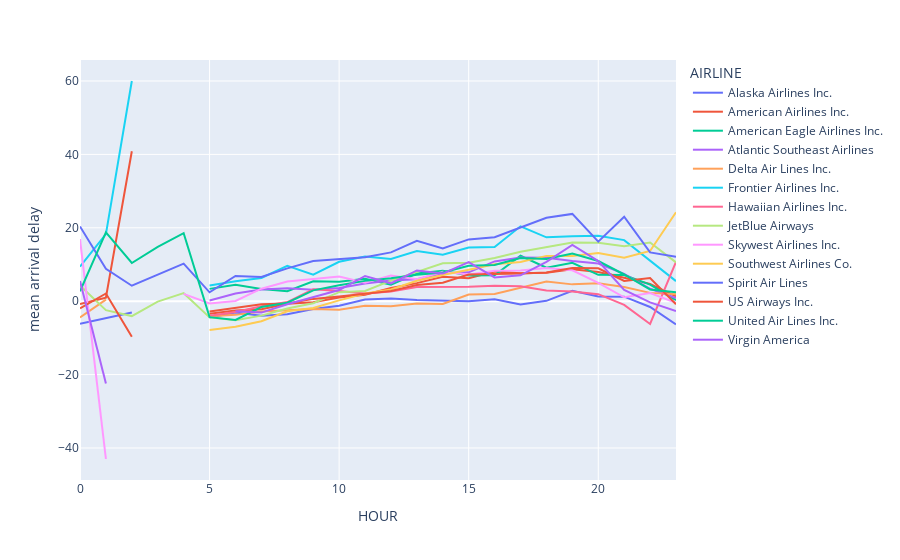

Notebook code for this chart:
### Code cell
# aggregate arrival delays by hour, day, day of week and month to see if there are any conclusion to take from that
hour_delays = flights_df.groupby('HOUR')['ARRIVAL_DELAY'].mean()
day_delays = flights_df.groupby('DAY')['ARRIVAL_DELAY'].mean()
day_of_week_delays = flights_df.groupby('DAY_OF_WEEK')['ARRIVAL_DELAY'].mean()
month_delays = flights_df.groupby('MONTH')['ARRIVAL_DELAY'].mean()

# plots
plt.figure()
hour_delays.plot.bar()
plt.xlabel('Hour [h]')
plt.ylabel('Mean arrival delay [min]')

# it is worth noting that most airlines seem to not operate between 2am and 5am as can be seen on the plot below
hour_airline_delays = flights_df.groupby(['AIRLINE', 'HOUR'])['ARRIVAL_DELAY'].mean().unstack(level=0)
px.line(hour_airline_delays, labels={'value': 'mean arrival delay'})

### Figure 1 — Plotly figure (JSON) as saved in the notebook; plotly's stock layout.template omitted (floating-point values rounded to 4 significant figures)
{"data": [{"hovertemplate": "AIRLINE=Alaska Airlines Inc.<br>HOUR=%{x}<br>mean arrival delay=%{y}<extra></extra>", "legendgroup": "Alaska Airlines Inc.", "line": {"color": "#636efa", "dash": "solid"}, "marker": {"symbol": "circle"}, "mode": "lines", "name": "Alaska Airlines Inc.", "orientation": "v", "showlegend": true, "type": "scatter", "x": [0, 1, 2, 3, 4, 5, 6, 7, 8, 9, 10, 11, 12, 13, 14, 15, 16, 17, 18, 19, 20, 21, 22, 23], "xaxis": "x", "y": [-6.15, -4.682, -3.078, null, null, -4.424, -3.11, -3.984, -3.564, -2.134, -1.254, 0.4632, 0.7209, 0.3456, 0.2295, -0.04847, 0.545, -0.9093, 0.09167, 2.835, 1.283, 1.231, -1.577, -6.311], "yaxis": "y"}, {"hovertemplate": "AIRLINE=American Airlines Inc.<br>HOUR=%{x}<br>mean arrival delay=%{y}<extra></extra>", "legendgroup": "American Airlines Inc.", "line": {"color": "#EF553B", "dash": "solid"}, "marker": {"symbol": "circle"}, "mode": "lines", "name": "American Airlines Inc.", "orientation": "v", "showlegend": true, "type": "scatter", "x": [0, 1, 2, 3, 4, 5, 6, 7, 8, 9, 10, 11, 12, 13, 14, 15, 16, 17, 18, 19, 20, 21, 22, 23], "xaxis": "x", "y": [-0.7403, 0.9424, 40.87, null, null, -3.393, -2.528, -2.213, -0.6738, -0.2651, 1.021, 1.733, 3.604, 4.922, 6.628, 6.248, 8.063, 7.618, 7.754, 8.73, 7.949, 6.36, 4.719, 1.34], "yaxis": "y"}, {"hovertemplate": "AIRLINE=American Eagle Airlines Inc.<br>HOUR=%{x}<br>mean arrival delay=%{y}<extra></extra>", "legendgroup": "American Eagle Airlines Inc.", "line": {"color": "#00cc96", "dash": "solid"}, "marker": {"symbol": "circle"}, "mode": "lines", "name": "American Eagle Airlines Inc.", "orientation": "v", "showlegend": true, "type": "scatter", "x": [0, 1, 2, 3, 4, 5, 6, 7, 8, 9, 10, 11, 12, 13, 14, 15, 16, 17, 18, 19, 20, 21, 22, 23], "xaxis": "x", "y": [9.5, null, null, null, null, 3.355, 4.494, 3.313, 2.707, 5.444, 5.31, 6.08, 4.473, 7.554, 8.326, 6.978, 7.069, 12.38, 9.121, 10.46, 7.189, 7.141, 4.518, 0.2754], "yaxis": "y"}, {"hovertemplate": "AIRLINE=Atlantic Southeast Airlines<br>HOUR=%{x}<br>mean arrival delay=%{y}<extra></extra>", "legendgroup": "Atlantic Southeast Airlines", "line": {"color": "#ab63fa", "dash": "solid"}, "marker": {"symbol": "circle"}, "mode": "lines", "name": "Atlantic Southeast Airlines", "orientation": "v", "showlegend": true, "type": "scatter", "x": [0, 1, 2, 3, 4, 5, 6, 7, 8, 9, 10, 11, 12, 13, 14, 15, 16, 17, 18, 19, 20, 21, 22, 23], "xaxis": "x", "y": [9.294, null, null, null, null, 0.1889, 2.097, 3.188, 3.54, 3.132, 3.592, 4.821, 5.605, 5.957, 7.639, 7.869, 10.84, 11.94, 11.86, 10.98, 10.28, 7.433, 3.389, 0.8554], "yaxis": "y"}, {"hovertemplate": "AIRLINE=Delta Air Lines Inc.<br>HOUR=%{x}<br>mean arrival delay=%{y}<extra></extra>", "legendgroup": "Delta Air Lines Inc.", "line": {"color": "#FFA15A", "dash": "solid"}, "marker": {"symbol": "circle"}, "mode": "lines", "name": "Delta Air Lines Inc.", "orientation": "v", "showlegend": true, "type": "scatter", "x": [0, 1, 2, 3, 4, 5, 6, 7, 8, 9, 10, 11, 12, 13, 14, 15, 16, 17, 18, 19, 20, 21, 22, 23], "xaxis": "x", "y": [-4.417, 0.4214, null, null, null, -4.121, -3.725, -2.808, -2.517, -2.101, -2.301, -1.23, -1.368, -0.6591, -0.7779, 1.818, 1.947, 3.7, 5.384, 4.584, 4.897, 3.858, 2.266, 1.923], "yaxis": "y"}, {"hovertemplate": "AIRLINE=Frontier Airlines Inc.<br>HOUR=%{x}<br>mean arrival delay=%{y}<extra></extra>", "legendgroup": "Frontier Airlines Inc.", "line": {"color": "#19d3f3", "dash": "solid"}, "marker": {"symbol": "circle"}, "mode": "lines", "name": "Frontier Airlines Inc.", "orientation": "v", "showlegend": true, "type": "scatter", "x": [0, 1, 2, 3, 4, 5, 6, 7, 8, 9, 10, 11, 12, 13, 14, 15, 16, 17, 18, 19, 20, 21, 22, 23], "xaxis": "x", "y": [9.398, 18.26, 60, null, null, 4.28, 5.462, 6.335, 9.659, 7.252, 10.73, 12.18, 11.5, 13.67, 12.66, 14.65, 14.78, 20.41, 17.4, 17.7, 17.8, 16.65, 10.94, 5.47], "yaxis": "y"}, {"hovertemplate": "AIRLINE=Hawaiian Airlines Inc.<br>HOUR=%{x}<br>mean arrival delay=%{y}<extra></extra>", "legendgroup": "Hawaiian Airlines Inc.", "line": {"color": "#FF6692", "dash": "solid"}, "marker": {"symbol": "circle"}, "mode": "lines", "name": "Hawaiian Airlines Inc.", "orientation": "v", "showlegend": true, "type": "scatter", "x": [0, 1, 2, 3, 4, 5, 6, 7, 8, 9, 10, 11, 12, 13, 14, 15, 16, 17, 18, 19, 20, 21, 22, 23], "xaxis": "x", "y": [null, 6.258, null, null, null, -3.954, -2.939, -1.363, -0.2329, 3.261, 2.784, 2.093, 2.65, 3.856, 3.908, 3.921, 4.182, 4.05, 2.947, 2.631, 1.91, -0.9981, -6.205, 10.7], "yaxis": "y"}, {"hovertemplate": "AIRLINE=JetBlue Airways<br>HOUR=%{x}<br>mean arrival delay=%{y}<extra></extra>", "legendgroup": "JetBlue Airways", "line": {"color": "#B6E880", "dash": "solid"}, "marker": {"symbol": "circle"}, "mode": "lines", "name": "JetBlue Airways", "orientation": "v", "showlegend": true, "type": "scatter", "x": [0, 1, 2, 3, 4, 5, 6, 7, 8, 9, 10, 11, 12, 13, 14, 15, 16, 17, 18, 19, 20, 21, 22, 23], "xaxis": "x", "y": [4.258, -2.431, -4.054, -0.09593, 2.187, -4.419, -5.166, -3.928, -1.982, -0.5612, 2.468, 2.787, 5.617, 8.023, 10.31, 10.48, 11.78, 13.49, 14.72, 15.96, 15.92, 15.0, 15.97, 10.58], "yaxis": "y"}, {"hovertemplate": "AIRLINE=Skywest Airlines Inc.<br>HOUR=%{x}<br>mean arrival delay=%{y}<extra></extra>", "legendgroup": "Skywest Airlines Inc.", "line": {"color": "#FF97FF", "dash": "solid"}, "marker": {"symbol": "circle"}, "mode": "lines", "name": "Skywest Airlines Inc.", "orientation": "v", "showlegend": true, "type": "scatter", "x": [0, 1, 2, 3, 4, 5, 6, 7, 8, 9, 10, 11, 12, 13, 14, 15, 16, 17, 18, 19, 20, 21, 22, 23], "xaxis": "x", "y": [16.92, -43, null, null, 2, -0.6245, 0.07784, 3.406, 5.341, 6.087, 6.742, 5.039, 6.963, 5.985, 8.027, 7.308, 8.318, 8.352, 9.034, 8.42, 4.968, 1.063, 2.247, -0.4341], "yaxis": "y"}, {"hovertemplate": "AIRLINE=Southwest Airlines Co.<br>HOUR=%{x}<br>mean arrival delay=%{y}<extra></extra>", "legendgroup": "Southwest Airlines Co.", "line": {"color": "#FECB52", "dash": "solid"}, "marker": {"symbol": "circle"}, "mode": "lines", "name": "Southwest Airlines Co.", "orientation": "v", "showlegend": true, "type": "scatter", "x": [0, 1, 2, 3, 4, 5, 6, 7, 8, 9, 10, 11, 12, 13, 14, 15, 16, 17, 18, 19, 20, 21, 22, 23], "xaxis": "x", "y": [null, null, null, null, null, -7.879, -6.95, -5.479, -2.735, -1.841, 0.2287, 2.073, 3.18, 5.549, 7.162, 8.564, 10.07, 10.68, 12.35, 12.34, 13.1, 11.84, 13.69, 24.23], "yaxis": "y"}, {"hovertemplate": "AIRLINE=Spirit Air Lines<br>HOUR=%{x}<br>mean arrival delay=%{y}<extra></extra>", "legendgroup": "Spirit Air Lines", "line": {"color": "#636efa", "dash": "solid"}, "marker": {"symbol": "circle"}, "mode": "lines", "name": "Spirit Air Lines", "orientation": "v", "showlegend": true, "type": "scatter", "x": [0, 1, 2, 3, 4, 5, 6, 7, 8, 9, 10, 11, 12, 13, 14, 15, 16, 17, 18, 19, 20, 21, 22, 23], "xaxis": "x", "y": [20.37, 8.838, 4.215, 7.15, 10.25, 2.425, 6.888, 6.602, 8.943, 10.97, 11.5, 11.98, 13.29, 16.43, 14.35, 16.83, 17.45, 20.09, 22.74, 23.78, 16.22, 23.02, 13.3, 12.08], "yaxis": "y"}, {"hovertemplate": "AIRLINE=US Airways Inc.<br>HOUR=%{x}<br>mean arrival delay=%{y}<extra></extra>", "legendgroup": "US Airways Inc.", "line": {"color": "#EF553B", "dash": "solid"}, "marker": {"symbol": "circle"}, "mode": "lines", "name": "US Airways Inc.", "orientation": "v", "showlegend": true, "type": "scatter", "x": [0, 1, 2, 3, 4, 5, 6, 7, 8, 9, 10, 11, 12, 13, 14, 15, 16, 17, 18, 19, 20, 21, 22, 23], "xaxis": "x", "y": [-1.952, 2.1, -9.667, null, null, -2.809, -1.731, -0.8296, -0.6458, 0.6297, 1.305, 2.049, 2.769, 4.431, 5.028, 7.275, 7.38, 7.57, 7.802, 9.047, 8.943, 5.516, 6.335, -0.8393], "yaxis": "y"}, {"hovertemplate": "AIRLINE=United Air Lines Inc.<br>HOUR=%{x}<br>mean arrival delay=%{y}<extra></extra>", "legendgroup": "United Air Lines Inc.", "line": {"color": "#00cc96", "dash": "solid"}, "marker": {"symbol": "circle"}, "mode": "lines", "name": "United Air Lines Inc.", "orientation": "v", "showlegend": true, "type": "scatter", "x": [0, 1, 2, 3, 4, 5, 6, 7, 8, 9, 10, 11, 12, 13, 14, 15, 16, 17, 18, 19, 20, 21, 22, 23], "xaxis": "x", "y": [2.687, 18.77, 10.41, 14.79, 18.52, -4.348, -5.089, -1.582, -0.4053, 2.947, 4.358, 5.535, 6.28, 7.202, 7.845, 9.662, 9.855, 11.76, 11.48, 12.97, 10.95, 7.276, 3.191, 2.467], "yaxis": "y"}, {"hovertemplate": "AIRLINE=Virgin America<br>HOUR=%{x}<br>mean arrival delay=%{y}<extra></extra>", "legendgroup": "Virgin America", "line": {"color": "#ab63fa", "dash": "solid"}, "marker": {"symbol": "circle"}, "mode": "lines", "name": "Virgin America", "orientation": "v", "showlegend": true, "type": "scatter", "x": [0, 1, 2, 3, 4, 5, 6, 7, 8, 9, 10, 11, 12, 13, 14, 15, 16, 17, 18, 19, 20, 21, 22, 23], "xaxis": "x", "y": [5.523, -22.43, null, null, null, null, -2.752, -3.105, -0.8134, 1.032, 3.042, 6.873, 4.868, 8.376, 7.535, 10.67, 6.478, 7.046, 10.73, 15.35, 10.94, 3.053, -0.3281, -2.7], "yaxis": "y"}], "layout": {"legend": {"title": {"text": "AIRLINE"}, "tracegroupgap": 0}, "margin": {"t": 60}, "xaxis": {"anchor": "y", "domain": [0, 1], "title": {"text": "HOUR"}}, "yaxis": {"anchor": "x", "domain": [0, 1], "title": {"text": "mean arrival delay"}}}}
